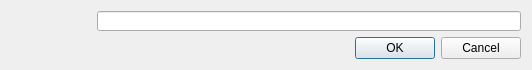
<?xml version="1.0" encoding="UTF-8"?>
<ui version="4.0">
 <class>VcProjectManager::Internal::VcEnterNameWidget</class>
 <widget class="QDialog" name="VcProjectManager::Internal::VcEnterNameWidget">
  <property name="geometry">
   <rect>
    <x>0</x>
    <y>0</y>
    <width>532</width>
    <height>69</height>
   </rect>
  </property>
  <property name="sizePolicy">
   <sizepolicy hsizetype="Preferred" vsizetype="Fixed">
    <horstretch>0</horstretch>
    <verstretch>0</verstretch>
   </sizepolicy>
  </property>
  <property name="maximumSize">
   <size>
    <width>16777215</width>
    <height>69</height>
   </size>
  </property>
  <property name="windowTitle">
   <string>Dialog</string>
  </property>
  <layout class="QVBoxLayout" name="verticalLayout">
   <item>
    <layout class="QHBoxLayout" name="horizontalLayout">
     <item>
      <widget class="QLabel" name="m_containerTypeLabel">
       <property name="minimumSize">
        <size>
         <width>80</width>
         <height>20</height>
        </size>
       </property>
       <property name="layoutDirection">
        <enum>Qt::LeftToRight</enum>
       </property>
       <property name="text">
        <string/>
       </property>
       <property name="alignment">
        <set>Qt::AlignRight|Qt::AlignTrailing|Qt::AlignVCenter</set>
       </property>
      </widget>
     </item>
     <item>
      <widget class="QLineEdit" name="m_containerName">
       <property name="minimumSize">
        <size>
         <width>30</width>
         <height>20</height>
        </size>
       </property>
      </widget>
     </item>
    </layout>
   </item>
   <item>
    <widget class="QDialogButtonBox" name="m_buttonBox">
     <property name="orientation">
      <enum>Qt::Horizontal</enum>
     </property>
     <property name="standardButtons">
      <set>QDialogButtonBox::Cancel|QDialogButtonBox::Ok</set>
     </property>
    </widget>
   </item>
  </layout>
 </widget>
 <resources/>
 <connections>
  <connection>
   <sender>m_buttonBox</sender>
   <signal>rejected()</signal>
   <receiver>VcProjectManager::Internal::VcEnterNameWidget</receiver>
   <slot>reject()</slot>
   <hints>
    <hint type="sourcelabel">
     <x>79</x>
     <y>43</y>
    </hint>
    <hint type="destinationlabel">
     <x>40</x>
     <y>66</y>
    </hint>
   </hints>
  </connection>
 </connections>
</ui>
